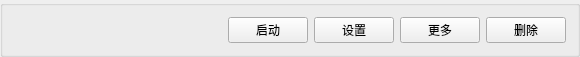
<?xml version="1.0" encoding="UTF-8"?>
<ui version="4.0">
 <class>GroupBox</class>
 <widget class="QGroupBox" name="GroupBox">
  <property name="geometry">
   <rect>
    <x>0</x>
    <y>0</y>
    <width>580</width>
    <height>40</height>
   </rect>
  </property>
  <property name="windowTitle">
   <string>GroupBox</string>
  </property>
  <layout class="QHBoxLayout" name="horizontalLayout" stretch="100,0,0,0,0">
   <item>
    <widget class="QLabel" name="label">
     <property name="text">
      <string/>
     </property>
    </widget>
   </item>
   <item>
    <widget class="QPushButton" name="pushButton_4">
     <property name="text">
      <string>启动</string>
     </property>
    </widget>
   </item>
   <item>
    <widget class="QPushButton" name="pushButton_3">
     <property name="text">
      <string>设置</string>
     </property>
    </widget>
   </item>
   <item>
    <widget class="QPushButton" name="pushButton_2">
     <property name="text">
      <string>更多</string>
     </property>
    </widget>
   </item>
   <item>
    <widget class="QPushButton" name="pushButton">
     <property name="text">
      <string>删除</string>
     </property>
    </widget>
   </item>
  </layout>
 </widget>
 <resources/>
 <connections/>
</ui>
